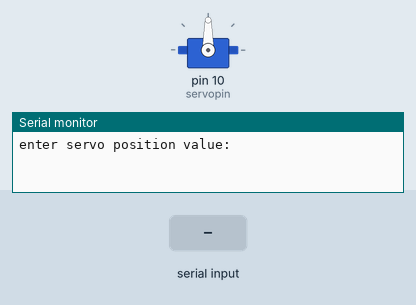
Recording of a sketch running on a simulated Arduino Uno, built with avr-gcc and run on an emulated ATmega328P. On the bench: servo, the last lines printed to the serial monitor. Inputs (shaded band) come from the test bench.

Above: at 1.2 s.
1.3 s: "30,150\n" received over Serial
At 3.4 s:
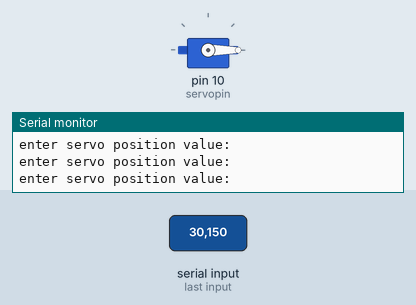
3.8 s: "90,45\n" received over Serial
At 4.6 s:
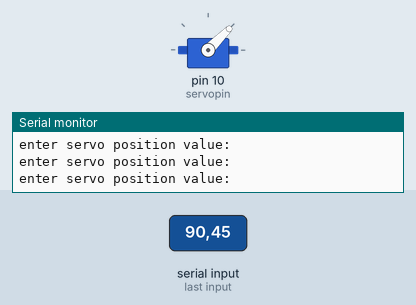
6.3 s: "200\n" received over Serial
At 7.1 s:
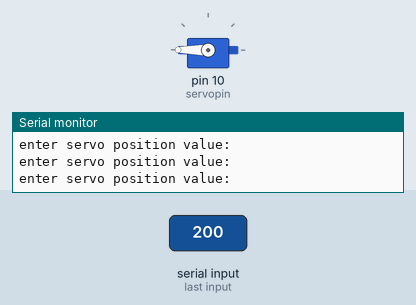
Timing chart, 0 to 9.3 s (numbered marks = the images above; inputs shaded):
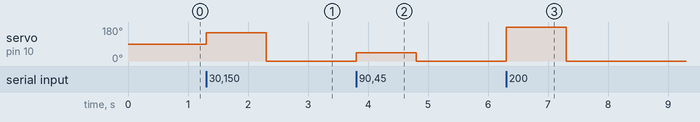

Measured:
- after the input at 1.3 s, servo on pin 10 (servopin): 90° → 150° at once, → 0° 1.0 s later
- after the input at 3.8 s, servo on pin 10 (servopin): 0° → 45° at once, → 0° 1.0 s later
- after the input at 6.3 s, servo on pin 10 (servopin): 0° → 180° at once, → 0° 1.0 s later

The sketch:

servo1.ino
```cpp
#include <Servo.h>
int servopin=10;
int servopos;
Servo bob;
void setup() {
  // use no line ending in the serial monitor
Serial.begin(9600);
bob.attach(servopin);

}

void loop() {

  Serial.println("enter servo position value:");
  while(Serial.available()==0){
    }
  servopos=Serial.parseInt();
  bob.write(servopos);

}
```
